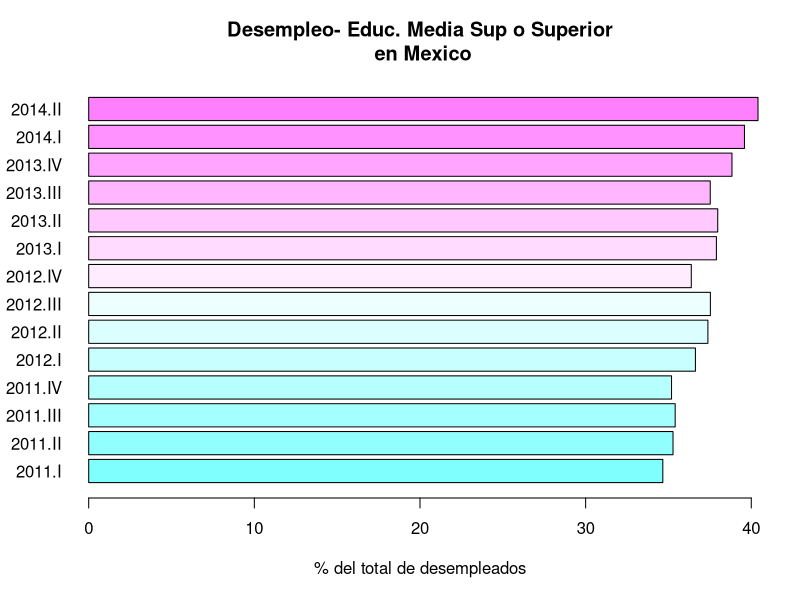
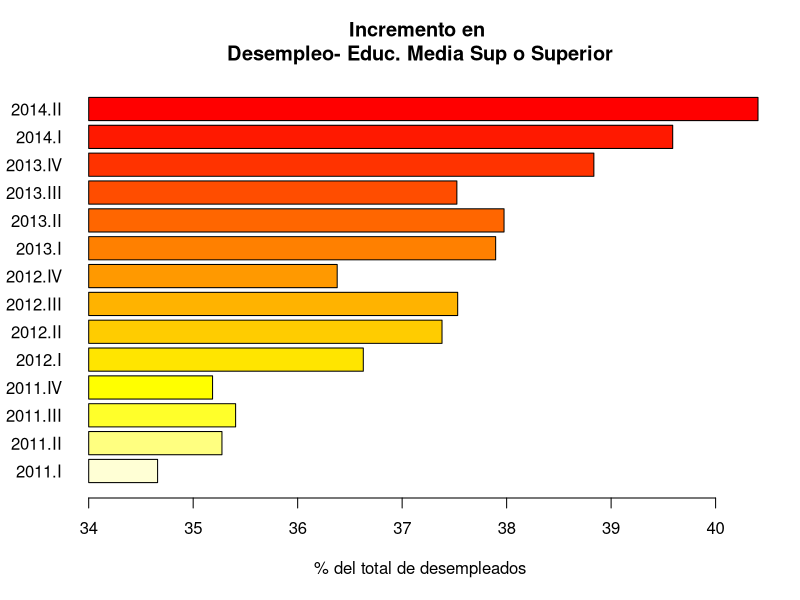

The R script that drew these images, in order:
prcnt <- 
    c(
        34.6594306764,
        35.2754003647,
        35.40613204,
        35.1855137062,
        36.6282823891,
        37.3816513577,
        37.5314871844,
        36.3784124999,
        37.8949982178,
        37.9752539821,
        37.5238097329,
        38.8349502588,
        39.5894958061,
        40.4058337918
    )
anio <- 
    c(
        rep(2011,4),
        rep(2012,4),
        rep(2013,4),
        rep(2014,2)
    )
trim <-
    c(
        rep(c("I","II","III","IV"),3),
        c("I","II")
    )

desempl.educ.sup <- data.frame(anio,trim,prcnt)
rownames(desempl.educ.sup) <- paste0(anio,".", trim)

tinf <- trunc(desempl.educ.sup$prcnt[1])
desempl.educ.sup$d1 <- with(desempl.educ.sup, prcnt-tinf)
desempl.educ.sup

barplot(desempl.educ.sup$prcnt, 
        main="Desempleo- Educ. Media Sup o Superior\n en Mexico",
        xlab="% del total de desempleados",
        names.arg=rownames(desempl.educ.sup),
        col=cm.colors(14),
        horiz=T,
        las=1)


barplot(desempl.educ.sup$d1, main="Incremento en \nDesempleo- Educ. Media Sup o Superior",
        xlab="% del total de desempleados",
        xaxt="n",
        names.arg=rownames(desempl.educ.sup),
        col=heat.colors(14)[14:1],
        horiz=T,
        las=1)
axis(1, at=0:6, lab=tinf:(tinf+6))

